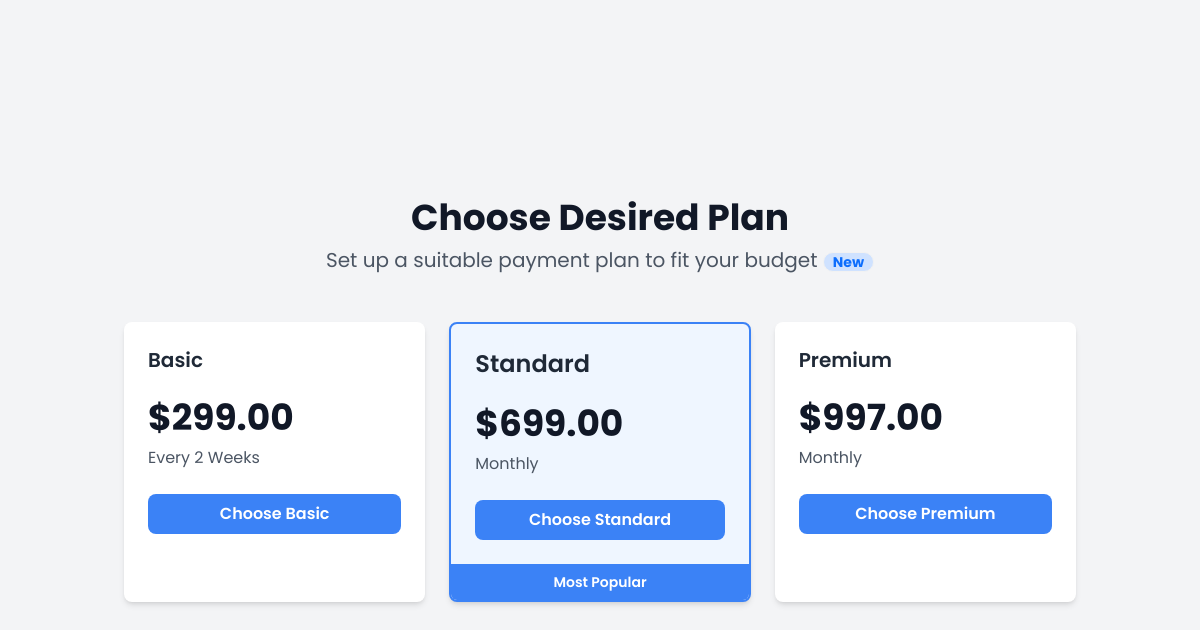
/auth/plans-payments/, run on an earlier commit of the app's database.
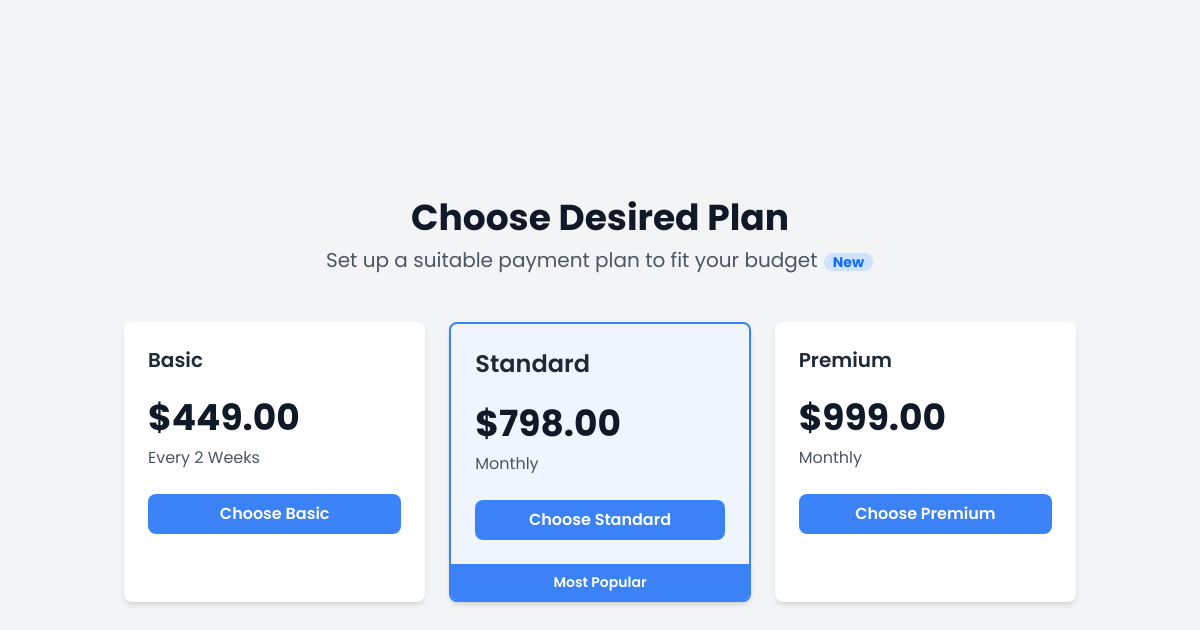
And on a later commit of the database.
### userauths/models.py (models this page shows, shortened)
class PaymentPlan(models.Model):
    PLAN_DURATIONS = [
        ('biweekly', 'Every 2 Weeks'),
        ('monthly', 'Monthly'),
    ]
    name = models.CharField(max_length=50)  # Plan name (e.g., Basic, Standard, Premium)
    price = models.DecimalField(max_digits=10, decimal_places=2)  # Price (e.g., 10.00, 20.00)
    duration = models.CharField(max_length=20, choices=PLAN_DURATIONS)  # Duration (biweekly or monthly)
    is_featured = models.BooleanField(default=False)  # Highlighted plan (e.g., Standard)

### userauths/views.py (the view)
# urls.py: path('plans-payments/', views.payment_plans, name='payment_plans'),
def payment_plans(request):
    payment_plans = PaymentPlan.objects.all().order_by('price')
    return render(request, 'userauths/payment_plans.html', {
        'payment_plans': payment_plans,
    })

### templates/userauths/payment_plans.html (shortened to what this page needs)
{%extends 'partials/base2.html'%}
{%load static%}
{%load crispy_forms_tags%}
{%block content%}
<body class="bg-gray-100 min-h-screen flex items-center justify-center">
    <div class="container mx-auto px-4 py-8">
        <header class="text-center mb-12">
            <h1 class="text-4xl font-bold text-gray-900 mb-2">Choose Desired Plan</h1>
            <p class="text-xl text-gray-600">Set up a suitable payment plan to fit your budget <span
                    class="badge bg-primary-subtle text-primary">New</span></p>
        </header>
        <section class="mx-auto">
            <div class="grid gap-6 sm:grid-cols-1 md:grid-cols-3">
                {% for plan in payment_plans %}
                {%if plan.is_featured%}
                <div data-aos="zoom-in-up"
                    class="bg-blue-50 rounded-lg shadow-md hover:shadow-xl transition-shadow duration-300 overflow-hidden border-2 border-blue-500">
                    <div class="p-6">
                        <h2 class="text-2xl font-semibold text-gray-800 mb-4">{{ plan.name }}</h2>
                        <p class="text-4xl font-bold text-gray-900 mb-2">${{ plan.price }}</p>
                        <p class="text-gray-600 mb-6">
                            {% if plan.duration == 'biweekly' %}Every 2 Weeks{% else %}Monthly{% endif %}
                        </p>
                        <a href="{%url 'userauths:payment_plan_detail' plan.id%}"
                            class="w-full bg-blue-500 flex align-items-center justify-center text-white font-semibold py-2 px-4 rounded-lg hover:bg-blue-600 transition-colors duration-300">
                            Choose {{plan.name}}
                        </a>
                    </div>
                    <div class="bg-blue-500 text-white text-center py-2">
                        <p class="text-sm font-semibold">Most Popular</p>
                    </div>
                </div>
                {%else%}
                <div data-aos="zoom-in-up"
                    class="bg-white rounded-lg shadow-md p-6 hover:shadow-lg transition-shadow {% if plan.is_featured %}border border-blue-500 bg-blue-50{% endif %}">
                    <h2 class="text-xl font-semibold text-gray-800 mb-4">{{ plan.name }}</h2>
                    <p class="text-4xl font-bold text-gray-900 mb-2">${{ plan.price }}</p>
                    <p class="text-gray-600 mb-6">
                        {% if plan.duration == 'biweekly' %}Every 2 Weeks{% else %}Monthly{% endif %}
                    </p>
                    <a href="{%url 'userauths:payment_plan_detail' plan.id%}"
                        class="w-full bg-blue-500 flex align-items-center justify-center text-white font-semibold py-2 px-4 rounded-lg hover:bg-blue-600 transition-colors duration-300">
                        Choose {{plan.name}}
                    </a>
                </div>
                {%endif%}
                {% endfor %}
            </div>
        </section>
    </div>
</body>
{%endblock content%}

What changed in the data, as far as the page shows it:
changed PaymentPlan "Basic": price "299.00" → "449.00"
changed PaymentPlan "Standard": price "699.00" → "798.00"
changed PaymentPlan "Premium": price "997.00" → "999.00"
